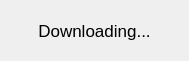
<?xml version="1.0" encoding="UTF-8"?>
<ui version="4.0">
 <class>SimplePopup</class>
 <widget class="QWidget" name="SimplePopup">
  <property name="geometry">
   <rect>
    <x>0</x>
    <y>0</y>
    <width>189</width>
    <height>61</height>
   </rect>
  </property>
  <property name="windowTitle">
   <string>Form</string>
  </property>
  <property name="autoFillBackground">
   <bool>true</bool>
  </property>
  <layout class="QHBoxLayout" name="horizontalLayout">
   <item>
    <widget class="QLabel" name="label">
     <property name="font">
      <font>
       <pointsize>13</pointsize>
      </font>
     </property>
     <property name="text">
      <string>Downloading...</string>
     </property>
     <property name="alignment">
      <set>Qt::AlignCenter</set>
     </property>
    </widget>
   </item>
  </layout>
 </widget>
 <resources/>
 <connections/>
</ui>
